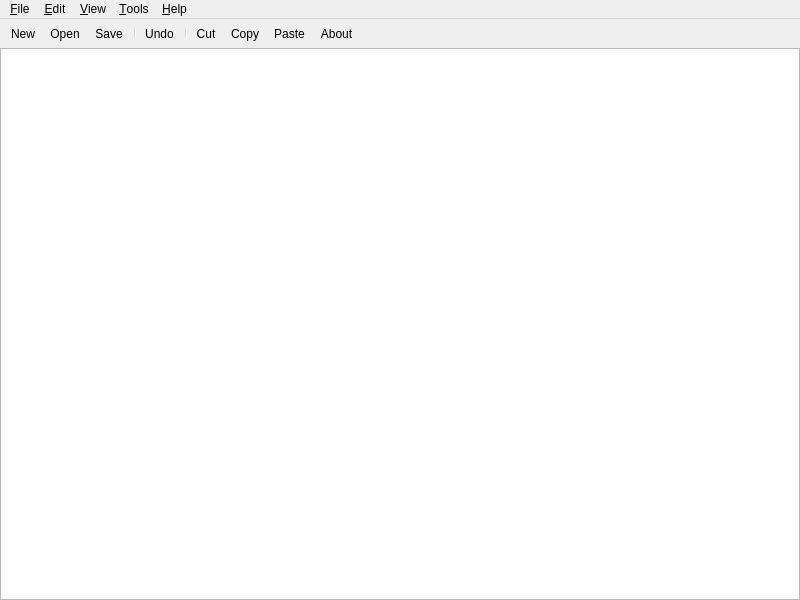
<?xml version="1.0" encoding="UTF-8"?>
<ui version="4.0">
 <author>Chris Ryan</author>
 <comment> * OpenRPT report writer and rendering engine
 * Copyright (C) 2001-2012 by OpenMFG, LLC
 *
 * This library is free software; you can redistribute it and/or
 * modify it under the terms of the GNU Lesser General Public
 * License as published by the Free Software Foundation; either
 * version 2.1 of the License, or (at your option) any later version.
 *
 * This library is distributed in the hope that it will be useful,
 * but WITHOUT ANY WARRANTY; without even the implied warranty of
 * MERCHANTABILITY or FITNESS FOR A PARTICULAR PURPOSE. See the GNU
 * Lesser General Public License for more details.
 *
 * You should have received a copy of the GNU Lesser General Public
 * License along with this library; if not, write to the Free Software
 * Foundation, Inc., 59 Temple Place, Suite 330, Boston, MA 02111-1307 USA
 * Please contact info@openmfg.com with any questions on this license.</comment>
 <class>MQLEdit</class>
 <widget class="QWidget" name="MQLEdit">
  <property name="geometry">
   <rect>
    <x>0</x>
    <y>0</y>
    <width>800</width>
    <height>600</height>
   </rect>
  </property>
  <property name="windowTitle">
   <string>[*]MetaSQL Editor</string>
  </property>
  <layout class="QVBoxLayout" name="verticalLayout">
   <property name="spacing">
    <number>0</number>
   </property>
   <property name="margin">
    <number>0</number>
   </property>
   <item>
    <widget class="QMenuBar" name="MenuBar">
     <widget class="QMenu" name="ToolsMenu">
      <property name="title">
       <string>&amp;Tools</string>
      </property>
      <addaction name="toolsParse_QueryAction"/>
      <addaction name="toolsExecute_QueryAction"/>
      <addaction name="separator"/>
      <addaction name="toolsTest_ModeAction"/>
      <addaction name="separator"/>
      <addaction name="searchForParametersAction"/>
     </widget>
     <widget class="QMenu" name="helpMenu">
      <property name="title">
       <string>&amp;Help</string>
      </property>
      <addaction name="helpContentsAction"/>
      <addaction name="helpIndexAction"/>
      <addaction name="separator"/>
      <addaction name="helpAboutAction"/>
     </widget>
     <widget class="QMenu" name="ViewMenu">
      <property name="title">
       <string>&amp;View</string>
      </property>
      <addaction name="viewParameter_ListAction"/>
      <addaction name="viewLog_OutputAction"/>
      <addaction name="viewResultsAction"/>
      <addaction name="viewExecuted_SQLAction"/>
     </widget>
     <widget class="QMenu" name="editMenu">
      <property name="title">
       <string>&amp;Edit</string>
      </property>
      <addaction name="editUndoAction"/>
      <addaction name="editRedoAction"/>
      <addaction name="separator"/>
      <addaction name="editCutAction"/>
      <addaction name="editCopyAction"/>
      <addaction name="editPasteAction"/>
      <addaction name="separator"/>
      <addaction name="editFindAction"/>
     </widget>
     <widget class="QMenu" name="fileMenu">
      <property name="title">
       <string>&amp;File</string>
      </property>
      <addaction name="fileNewAction"/>
      <addaction name="fileOpenAction"/>
      <addaction name="fileSaveAction"/>
      <addaction name="fileSaveAsAction"/>
      <addaction name="separator"/>
      <addaction name="fileDatabaseConnectAction"/>
      <addaction name="fileDatabaseDisconnectAction"/>
      <addaction name="fileDatabaseOpenAction"/>
      <addaction name="fileDatabaseSaveAsAction"/>
      <addaction name="separator"/>
      <addaction name="filePrintAction"/>
      <addaction name="separator"/>
      <addaction name="fileExitAction"/>
     </widget>
     <addaction name="fileMenu"/>
     <addaction name="editMenu"/>
     <addaction name="ViewMenu"/>
     <addaction name="ToolsMenu"/>
     <addaction name="helpMenu"/>
    </widget>
   </item>
   <item>
    <widget class="QToolBar" name="toolBar">
     <property name="orientation">
      <enum>Qt::Horizontal</enum>
     </property>
     <addaction name="fileNewAction"/>
     <addaction name="fileOpenAction"/>
     <addaction name="fileSaveAction"/>
     <addaction name="separator"/>
     <addaction name="editUndoAction"/>
     <addaction name="separator"/>
     <addaction name="editCutAction"/>
     <addaction name="editCopyAction"/>
     <addaction name="editPasteAction"/>
     <addaction name="helpAboutAction"/>
    </widget>
   </item>
   <item>
    <layout class="QVBoxLayout">
     <item>
      <widget class="QTextEdit" name="_text">
       <property name="font">
        <font>
         <family>Courier</family>
         <pointsize>11</pointsize>
         <weight>50</weight>
         <italic>false</italic>
         <bold>false</bold>
         <underline>false</underline>
         <strikeout>false</strikeout>
        </font>
       </property>
      </widget>
     </item>
    </layout>
   </item>
  </layout>
  <action name="fileNewAction">
   <property name="icon">
    <iconset resource="../openrpt/images/OpenRPTMetaSQL.qrc">
     <normaloff>:/icons/document_32.png</normaloff>:/icons/document_32.png</iconset>
   </property>
   <property name="text">
    <string>&amp;New</string>
   </property>
   <property name="iconText">
    <string>New</string>
   </property>
   <property name="shortcut">
    <string>Ctrl+N</string>
   </property>
  </action>
  <action name="fileOpenAction">
   <property name="icon">
    <iconset resource="../openrpt/images/OpenRPTMetaSQL.qrc">
     <normaloff>:/icons/folder_32.png</normaloff>:/icons/folder_32.png</iconset>
   </property>
   <property name="text">
    <string>&amp;Open...</string>
   </property>
   <property name="iconText">
    <string>Open</string>
   </property>
   <property name="shortcut">
    <string>Ctrl+O</string>
   </property>
  </action>
  <action name="fileSaveAction">
   <property name="icon">
    <iconset resource="../openrpt/images/OpenRPTMetaSQL.qrc">
     <normaloff>:/icons/diskette_32.png</normaloff>:/icons/diskette_32.png</iconset>
   </property>
   <property name="text">
    <string>&amp;Save</string>
   </property>
   <property name="iconText">
    <string>Save</string>
   </property>
   <property name="shortcut">
    <string>Ctrl+S</string>
   </property>
  </action>
  <action name="fileSaveAsAction">
   <property name="text">
    <string>Save &amp;As... (File)</string>
   </property>
   <property name="iconText">
    <string>Save As</string>
   </property>
   <property name="shortcut">
    <string/>
   </property>
  </action>
  <action name="filePrintAction">
   <property name="icon">
    <iconset resource="../openrpt/images/OpenRPTMetaSQL.qrc">
     <normaloff>:/icons/printer_32.png</normaloff>:/icons/printer_32.png</iconset>
   </property>
   <property name="text">
    <string>&amp;Print...</string>
   </property>
   <property name="iconText">
    <string>Print</string>
   </property>
   <property name="shortcut">
    <string>Ctrl+P</string>
   </property>
  </action>
  <action name="fileExitAction">
   <property name="text">
    <string>E&amp;xit</string>
   </property>
   <property name="iconText">
    <string>Exit</string>
   </property>
   <property name="shortcut">
    <string/>
   </property>
  </action>
  <action name="editUndoAction">
   <property name="icon">
    <iconset resource="../openrpt/images/OpenRPTMetaSQL.qrc">
     <normaloff>:/icons/undo_32.png</normaloff>:/icons/undo_32.png</iconset>
   </property>
   <property name="text">
    <string>&amp;Undo</string>
   </property>
   <property name="iconText">
    <string>Undo</string>
   </property>
   <property name="shortcut">
    <string>Ctrl+Z</string>
   </property>
  </action>
  <action name="editRedoAction">
   <property name="text">
    <string>&amp;Redo</string>
   </property>
   <property name="iconText">
    <string>Redo</string>
   </property>
   <property name="shortcut">
    <string>Ctrl+Y</string>
   </property>
  </action>
  <action name="editCutAction">
   <property name="icon">
    <iconset resource="../openrpt/images/OpenRPTMetaSQL.qrc">
     <normaloff>:/icons/scissors_32.png</normaloff>:/icons/scissors_32.png</iconset>
   </property>
   <property name="text">
    <string>&amp;Cut</string>
   </property>
   <property name="iconText">
    <string>Cut</string>
   </property>
   <property name="shortcut">
    <string>Ctrl+X</string>
   </property>
  </action>
  <action name="editCopyAction">
   <property name="icon">
    <iconset resource="../openrpt/images/OpenRPTMetaSQL.qrc">
     <normaloff>:/icons/copy_32.png</normaloff>:/icons/copy_32.png</iconset>
   </property>
   <property name="text">
    <string>C&amp;opy</string>
   </property>
   <property name="iconText">
    <string>Copy</string>
   </property>
   <property name="shortcut">
    <string>Ctrl+C</string>
   </property>
  </action>
  <action name="editPasteAction">
   <property name="icon">
    <iconset resource="../openrpt/images/OpenRPTMetaSQL.qrc">
     <normaloff>:/icons/paste_32.png</normaloff>:/icons/paste_32.png</iconset>
   </property>
   <property name="text">
    <string>&amp;Paste</string>
   </property>
   <property name="iconText">
    <string>Paste</string>
   </property>
   <property name="shortcut">
    <string>Ctrl+V</string>
   </property>
  </action>
  <action name="editFindAction">
   <property name="icon">
    <iconset>
     <normaloff>image9</normaloff>image9</iconset>
   </property>
   <property name="text">
    <string>&amp;Find...</string>
   </property>
   <property name="iconText">
    <string>Find</string>
   </property>
   <property name="shortcut">
    <string>Ctrl+F</string>
   </property>
  </action>
  <action name="helpContentsAction">
   <property name="text">
    <string>&amp;Contents...</string>
   </property>
   <property name="iconText">
    <string>Contents</string>
   </property>
   <property name="shortcut">
    <string/>
   </property>
  </action>
  <action name="helpIndexAction">
   <property name="text">
    <string>&amp;Index...</string>
   </property>
   <property name="iconText">
    <string>Index</string>
   </property>
   <property name="shortcut">
    <string/>
   </property>
  </action>
  <action name="helpAboutAction">
   <property name="icon">
    <iconset resource="../openrpt/images/OpenRPTMetaSQL.qrc">
     <normaloff>:/icons/help_32.png</normaloff>:/icons/help_32.png</iconset>
   </property>
   <property name="text">
    <string>&amp;About</string>
   </property>
   <property name="iconText">
    <string>About</string>
   </property>
   <property name="shortcut">
    <string/>
   </property>
  </action>
  <action name="fileDatabaseAction">
   <property name="text">
    <string>Database</string>
   </property>
   <property name="iconText">
    <string>Database</string>
   </property>
  </action>
  <action name="fileDatabaseConnectAction">
   <property name="text">
    <string>Connect to Database...</string>
   </property>
   <property name="iconText">
    <string>Connect...</string>
   </property>
  </action>
  <action name="fileDatabaseDisconnectAction">
   <property name="text">
    <string>Disconnect From Database</string>
   </property>
   <property name="iconText">
    <string>Disconnect</string>
   </property>
  </action>
  <action name="fileUnnamedAction">
   <property name="text">
    <string>Unnamed</string>
   </property>
   <property name="iconText">
    <string>Unnamed</string>
   </property>
  </action>
  <action name="viewParameter_ListAction">
   <property name="text">
    <string>Parameter List...</string>
   </property>
   <property name="iconText">
    <string>Parameter List...</string>
   </property>
  </action>
  <action name="viewLog_OutputAction">
   <property name="text">
    <string>Log Output...</string>
   </property>
   <property name="iconText">
    <string>Log Output...</string>
   </property>
  </action>
  <action name="viewResultsAction">
   <property name="text">
    <string>Results...</string>
   </property>
   <property name="iconText">
    <string>Results...</string>
   </property>
  </action>
  <action name="toolsParse_QueryAction">
   <property name="text">
    <string>Parse Query</string>
   </property>
   <property name="iconText">
    <string>Parse Query</string>
   </property>
  </action>
  <action name="toolsExecute_QueryAction">
   <property name="text">
    <string>Execute Query</string>
   </property>
   <property name="iconText">
    <string>Execute Query</string>
   </property>
  </action>
  <action name="viewExecuted_SQLAction">
   <property name="text">
    <string>Executed SQL...</string>
   </property>
   <property name="iconText">
    <string>Executed SQL...</string>
   </property>
  </action>
  <action name="fileDatabaseOpenAction">
   <property name="text">
    <string>Open... (Database)</string>
   </property>
  </action>
  <action name="fileDatabaseSaveAsAction">
   <property name="text">
    <string>Save As... (Database)</string>
   </property>
  </action>
  <action name="toolsTest_ModeAction">
   <property name="checkable">
    <bool>true</bool>
   </property>
   <property name="checked">
    <bool>true</bool>
   </property>
   <property name="text">
    <string>Test Mode</string>
   </property>
  </action>
  <action name="searchForParametersAction">
   <property name="text">
    <string>Search For Parameters</string>
   </property>
  </action>
 </widget>
 <layoutdefault spacing="6" margin="0"/>
 <resources>
  <include location="../openrpt/images/OpenRPTMetaSQL.qrc"/>
 </resources>
 <connections>
  <connection>
   <sender>editUndoAction</sender>
   <signal>activated()</signal>
   <receiver>_text</receiver>
   <slot>undo()</slot>
   <hints>
    <hint type="sourcelabel">
     <x>-1</x>
     <y>-1</y>
    </hint>
    <hint type="destinationlabel">
     <x>20</x>
     <y>20</y>
    </hint>
   </hints>
  </connection>
  <connection>
   <sender>editRedoAction</sender>
   <signal>activated()</signal>
   <receiver>_text</receiver>
   <slot>redo()</slot>
   <hints>
    <hint type="sourcelabel">
     <x>-1</x>
     <y>-1</y>
    </hint>
    <hint type="destinationlabel">
     <x>20</x>
     <y>20</y>
    </hint>
   </hints>
  </connection>
  <connection>
   <sender>editCutAction</sender>
   <signal>activated()</signal>
   <receiver>_text</receiver>
   <slot>cut()</slot>
   <hints>
    <hint type="sourcelabel">
     <x>-1</x>
     <y>-1</y>
    </hint>
    <hint type="destinationlabel">
     <x>20</x>
     <y>20</y>
    </hint>
   </hints>
  </connection>
  <connection>
   <sender>editCopyAction</sender>
   <signal>activated()</signal>
   <receiver>_text</receiver>
   <slot>copy()</slot>
   <hints>
    <hint type="sourcelabel">
     <x>-1</x>
     <y>-1</y>
    </hint>
    <hint type="destinationlabel">
     <x>20</x>
     <y>20</y>
    </hint>
   </hints>
  </connection>
  <connection>
   <sender>editPasteAction</sender>
   <signal>activated()</signal>
   <receiver>_text</receiver>
   <slot>paste()</slot>
   <hints>
    <hint type="sourcelabel">
     <x>-1</x>
     <y>-1</y>
    </hint>
    <hint type="destinationlabel">
     <x>20</x>
     <y>20</y>
    </hint>
   </hints>
  </connection>
 </connections>
</ui>
